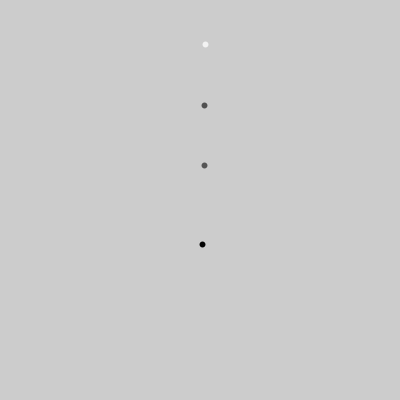
Frame 1 (no input)
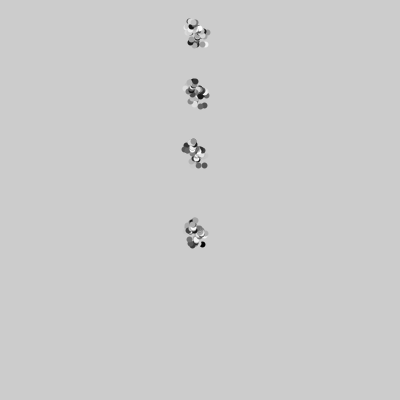
Frame 60 (the mouse pressed at the canvas centre just before this capture)
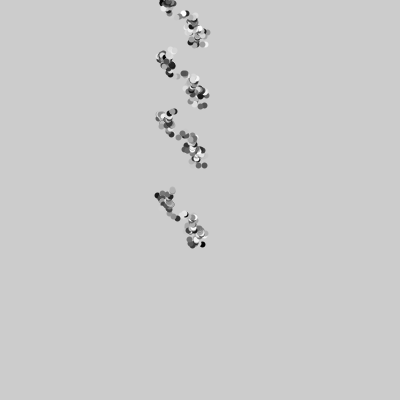
Frame 120 (the mouse held since frame 60 and released just before this capture)

The Processing sketch that drew these frames (run headless with seeded random() and noise(); from frame 60 on, the mouse is pressed at the canvas centre):

// Processing sketch: exercise_034_01
// ── exercise_034_01.pde
/* Owen Grimm

   Dr. von Nagy
   
   exercise_034_01
   
   Brownian motion
   */
int repeat=0;
float rx= 5;
float ry=5;
void setup(){
  size(400,400);
  strokeWeight(6);
  frameRate(10);
}
void draw(){
// background(0);
     if(repeat<1000){
     repeat++;
     //drawing four points
       drawPoint(200,40);
      drawPoint(200,100);
      drawPoint(200,160);
      drawPoint(200,240);
     }
      
}
void drawPoint(float x, float y){
  //giving random numbers to add to the point location
  rx=rx+random(-2,2);
  ry= ry+random(-2,2);
  stroke(random(255));
  point(x+rx, y+ry);
}
